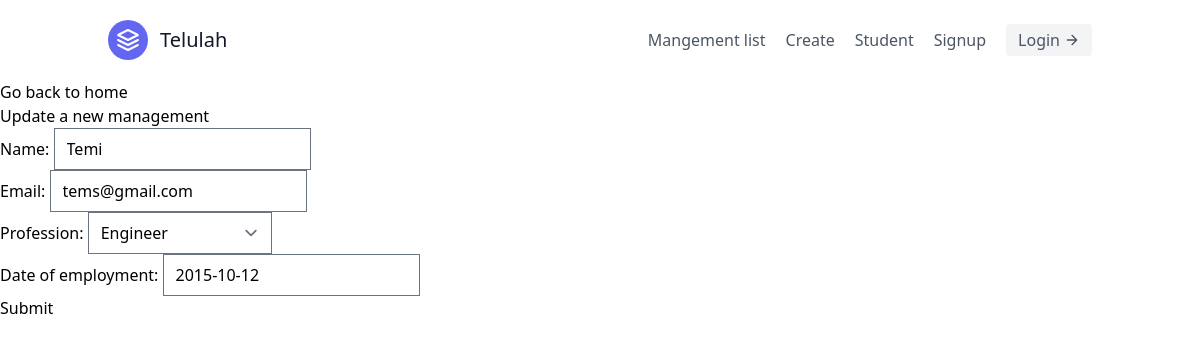
The app's page /app/3/update/ with its own data.
### app/models.py (models this page shows, shortened)
class Management(models.Model):
    user = models.ForeignKey(User, on_delete=models.CASCADE, null=True)
    name = models.CharField(max_length=20)
    email = models.EmailField(max_length=25, unique=True)
    profession = models.CharField(choices=PROFESSION, max_length=100)
    date_of_employment = models.DateField(max_length=20, null=True)

### app/views.py (the view, shortened to what this page needs)
# urls.py: path('<int:pk>/update/', app_update, name='update'),
def app_update(request, pk):
     model = Management.objects.get(id=pk)
     form = AppModelForm(instance=model)
     context = {
         'form': form,
        'user': model
    }
     return render(request, 'app_update.html', context=context)

### app/forms.py
class AppModelForm(forms.ModelForm):
    class Meta:
        model = Management
        fields = (
            'name',
            'email',
            'profession',
            'date_of_employment'
        )

### app/templates/app_update.html (shortened to what this page needs)
{% extends "base.html" %}
{% block content %}
<a href='/'>Go back to home</a>
<h1>Update a new management</h1>
    <form method='post'>
        {{form.as_p}}
        <input type='submit'/>
    </form>
{% endblock content %}

### records on screen
Management: name "Temi", email "tems@gmail.com", profession "Engineer", date_of_employment "2015-10-12"
